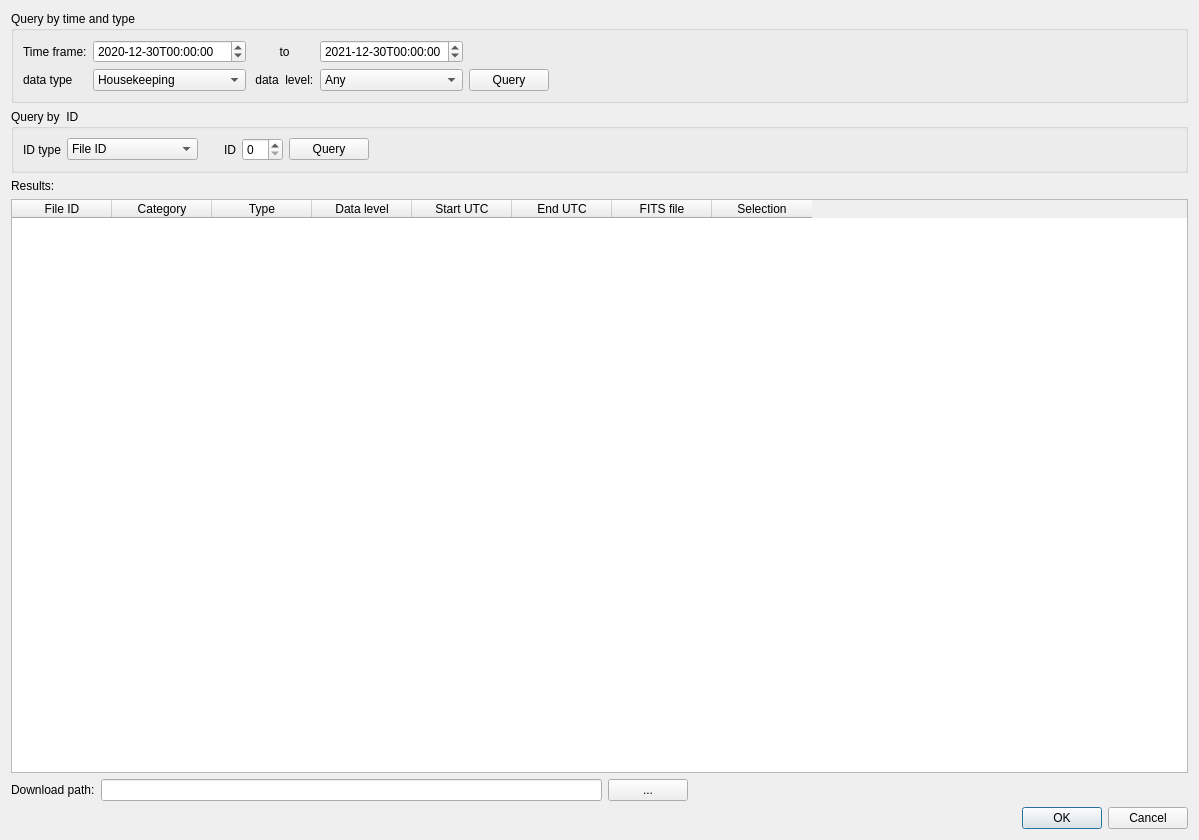
<?xml version="1.0" encoding="UTF-8"?>
<ui version="4.0">
 <class>Dialog</class>
 <widget class="QDialog" name="Dialog">
  <property name="geometry">
   <rect>
    <x>0</x>
    <y>0</y>
    <width>1199</width>
    <height>840</height>
   </rect>
  </property>
  <property name="windowTitle">
   <string>Dialog</string>
  </property>
  <layout class="QVBoxLayout" name="verticalLayout">
   <item>
    <widget class="QGroupBox" name="groupBox">
     <property name="title">
      <string>Query by time and type</string>
     </property>
     <layout class="QGridLayout" name="gridLayout_2">
      <item row="0" column="0">
       <widget class="QLabel" name="label_5">
        <property name="text">
         <string>Time frame:</string>
        </property>
       </widget>
      </item>
      <item row="0" column="2">
       <widget class="QLabel" name="label_6">
        <property name="text">
         <string> to</string>
        </property>
        <property name="alignment">
         <set>Qt::AlignCenter</set>
        </property>
        <property name="indent">
         <number>0</number>
        </property>
       </widget>
      </item>
      <item row="1" column="4">
       <widget class="QPushButton" name="queryByTimeAndTypeButton">
        <property name="text">
         <string>Query</string>
        </property>
       </widget>
      </item>
      <item row="1" column="1">
       <widget class="QComboBox" name="dataTypeInput">
        <item>
         <property name="text">
          <string>Housekeeping</string>
         </property>
        </item>
        <item>
         <property name="text">
          <string>All science</string>
         </property>
        </item>
        <item>
         <property name="text">
          <string>All quicklook</string>
         </property>
        </item>
        <item>
         <property name="text">
          <string>science L0</string>
         </property>
        </item>
        <item>
         <property name="text">
          <string>science L1</string>
         </property>
        </item>
        <item>
         <property name="text">
          <string>science L2</string>
         </property>
        </item>
        <item>
         <property name="text">
          <string>science L3</string>
         </property>
        </item>
        <item>
         <property name="text">
          <string>spectrogram</string>
         </property>
        </item>
        <item>
         <property name="text">
          <string>Aspect</string>
         </property>
        </item>
        <item>
         <property name="text">
          <string>QL lightcurve</string>
         </property>
        </item>
        <item>
         <property name="text">
          <string>QL background</string>
         </property>
        </item>
        <item>
         <property name="text">
          <string>QL variance</string>
         </property>
        </item>
        <item>
         <property name="text">
          <string>QL flare flage&amp;location</string>
         </property>
        </item>
        <item>
         <property name="text">
          <string>QL spectra</string>
         </property>
        </item>
       </widget>
      </item>
      <item row="1" column="3">
       <widget class="QComboBox" name="dataLevelInput">
        <item>
         <property name="text">
          <string>Any</string>
         </property>
        </item>
        <item>
         <property name="text">
          <string>L1</string>
         </property>
        </item>
        <item>
         <property name="text">
          <string>L2</string>
         </property>
        </item>
        <item>
         <property name="text">
          <string>L3</string>
         </property>
        </item>
       </widget>
      </item>
      <item row="0" column="4" colspan="2">
       <spacer name="horizontalSpacer">
        <property name="orientation">
         <enum>Qt::Horizontal</enum>
        </property>
        <property name="sizeHint" stdset="0">
         <size>
          <width>40</width>
          <height>20</height>
         </size>
        </property>
       </spacer>
      </item>
      <item row="0" column="3">
       <widget class="QDateTimeEdit" name="endDateTimeEdit">
        <property name="date">
         <date>
          <year>2021</year>
          <month>12</month>
          <day>30</day>
         </date>
        </property>
        <property name="maximumDate">
         <date>
          <year>2050</year>
          <month>12</month>
          <day>31</day>
         </date>
        </property>
        <property name="minimumDate">
         <date>
          <year>2019</year>
          <month>9</month>
          <day>13</day>
         </date>
        </property>
        <property name="displayFormat">
         <string>yyyy-MM-ddThh:mm:ss</string>
        </property>
        <property name="timeSpec">
         <enum>Qt::UTC</enum>
        </property>
       </widget>
      </item>
      <item row="1" column="5">
       <spacer name="horizontalSpacer_5">
        <property name="orientation">
         <enum>Qt::Horizontal</enum>
        </property>
        <property name="sizeHint" stdset="0">
         <size>
          <width>40</width>
          <height>20</height>
         </size>
        </property>
       </spacer>
      </item>
      <item row="0" column="1">
       <widget class="QDateTimeEdit" name="startDateTimeEdit">
        <property name="date">
         <date>
          <year>2020</year>
          <month>12</month>
          <day>30</day>
         </date>
        </property>
        <property name="maximumDateTime">
         <datetime>
          <hour>21</hour>
          <minute>59</minute>
          <second>59</second>
          <year>2050</year>
          <month>12</month>
          <day>31</day>
         </datetime>
        </property>
        <property name="displayFormat">
         <string>yyyy-MM-ddThh:mm:ss</string>
        </property>
        <property name="timeSpec">
         <enum>Qt::UTC</enum>
        </property>
       </widget>
      </item>
      <item row="1" column="0">
       <widget class="QLabel" name="label_4">
        <property name="text">
         <string>data type</string>
        </property>
       </widget>
      </item>
      <item row="1" column="2">
       <widget class="QLabel" name="label_7">
        <property name="text">
         <string> data  level:</string>
        </property>
       </widget>
      </item>
     </layout>
    </widget>
   </item>
   <item>
    <widget class="QGroupBox" name="groupBox_2">
     <property name="title">
      <string>Query by  ID</string>
     </property>
     <layout class="QGridLayout" name="gridLayout_3">
      <item row="0" column="5">
       <widget class="QPushButton" name="queryByIDButton">
        <property name="text">
         <string>Query</string>
        </property>
       </widget>
      </item>
      <item row="0" column="0">
       <widget class="QLabel" name="label_12">
        <property name="text">
         <string>ID type</string>
        </property>
       </widget>
      </item>
      <item row="0" column="1">
       <widget class="QComboBox" name="queryIDTypeComboBox">
        <item>
         <property name="text">
          <string>File ID</string>
         </property>
        </item>
        <item>
         <property name="text">
          <string>FITS file ID</string>
         </property>
        </item>
        <item>
         <property name="text">
          <string>Calibration Run ID</string>
         </property>
        </item>
        <item>
         <property name="text">
          <string>Science data ID</string>
         </property>
        </item>
        <item>
         <property name="text">
          <string>Data request ID</string>
         </property>
        </item>
       </widget>
      </item>
      <item row="0" column="6">
       <spacer name="horizontalSpacer_7">
        <property name="orientation">
         <enum>Qt::Horizontal</enum>
        </property>
        <property name="sizeHint" stdset="0">
         <size>
          <width>40</width>
          <height>20</height>
         </size>
        </property>
       </spacer>
      </item>
      <item row="0" column="4">
       <widget class="QSpinBox" name="queryIDSpinBox"/>
      </item>
      <item row="0" column="3">
       <widget class="QLabel" name="label">
        <property name="text">
         <string>ID</string>
        </property>
       </widget>
      </item>
      <item row="0" column="2">
       <spacer name="horizontalSpacer_2">
        <property name="orientation">
         <enum>Qt::Horizontal</enum>
        </property>
        <property name="sizeType">
         <enum>QSizePolicy::Minimum</enum>
        </property>
        <property name="sizeHint" stdset="0">
         <size>
          <width>20</width>
          <height>20</height>
         </size>
        </property>
       </spacer>
      </item>
     </layout>
    </widget>
   </item>
   <item>
    <widget class="QLabel" name="label_8">
     <property name="text">
      <string>Results:</string>
     </property>
    </widget>
   </item>
   <item>
    <widget class="QTableWidget" name="tableWidget">
     <column>
      <property name="text">
       <string>File ID</string>
      </property>
     </column>
     <column>
      <property name="text">
       <string>Category</string>
      </property>
     </column>
     <column>
      <property name="text">
       <string>Type</string>
      </property>
     </column>
     <column>
      <property name="text">
       <string>Data level</string>
      </property>
     </column>
     <column>
      <property name="text">
       <string>Start UTC</string>
      </property>
     </column>
     <column>
      <property name="text">
       <string>End UTC</string>
      </property>
     </column>
     <column>
      <property name="text">
       <string>FITS file</string>
      </property>
     </column>
     <column>
      <property name="text">
       <string>Selection</string>
      </property>
     </column>
    </widget>
   </item>
   <item>
    <layout class="QHBoxLayout" name="horizontalLayout_7">
     <item>
      <widget class="QLabel" name="label_9">
       <property name="text">
        <string>Download path:</string>
       </property>
      </widget>
     </item>
     <item>
      <widget class="QLineEdit" name="downloadPathInput"/>
     </item>
     <item>
      <widget class="QPushButton" name="downPathSelectionButton">
       <property name="text">
        <string>...</string>
       </property>
      </widget>
     </item>
     <item>
      <spacer name="horizontalSpacer_6">
       <property name="orientation">
        <enum>Qt::Horizontal</enum>
       </property>
       <property name="sizeHint" stdset="0">
        <size>
         <width>40</width>
         <height>20</height>
        </size>
       </property>
      </spacer>
     </item>
    </layout>
   </item>
   <item>
    <layout class="QHBoxLayout" name="horizontalLayout">
     <item>
      <widget class="QLabel" name="statusLabel">
       <property name="sizePolicy">
        <sizepolicy hsizetype="Expanding" vsizetype="Preferred">
         <horstretch>0</horstretch>
         <verstretch>0</verstretch>
        </sizepolicy>
       </property>
       <property name="text">
        <string/>
       </property>
      </widget>
     </item>
     <item>
      <widget class="QDialogButtonBox" name="buttonBox">
       <property name="sizePolicy">
        <sizepolicy hsizetype="Fixed" vsizetype="Preferred">
         <horstretch>0</horstretch>
         <verstretch>0</verstretch>
        </sizepolicy>
       </property>
       <property name="maximumSize">
        <size>
         <width>200</width>
         <height>16777215</height>
        </size>
       </property>
       <property name="orientation">
        <enum>Qt::Horizontal</enum>
       </property>
       <property name="standardButtons">
        <set>QDialogButtonBox::Cancel|QDialogButtonBox::Ok</set>
       </property>
      </widget>
     </item>
    </layout>
   </item>
  </layout>
 </widget>
 <resources/>
 <connections>
  <connection>
   <sender>buttonBox</sender>
   <signal>accepted()</signal>
   <receiver>Dialog</receiver>
   <slot>accept()</slot>
   <hints>
    <hint type="sourcelabel">
     <x>248</x>
     <y>254</y>
    </hint>
    <hint type="destinationlabel">
     <x>157</x>
     <y>274</y>
    </hint>
   </hints>
  </connection>
  <connection>
   <sender>buttonBox</sender>
   <signal>rejected()</signal>
   <receiver>Dialog</receiver>
   <slot>reject()</slot>
   <hints>
    <hint type="sourcelabel">
     <x>316</x>
     <y>260</y>
    </hint>
    <hint type="destinationlabel">
     <x>286</x>
     <y>274</y>
    </hint>
   </hints>
  </connection>
 </connections>
</ui>
